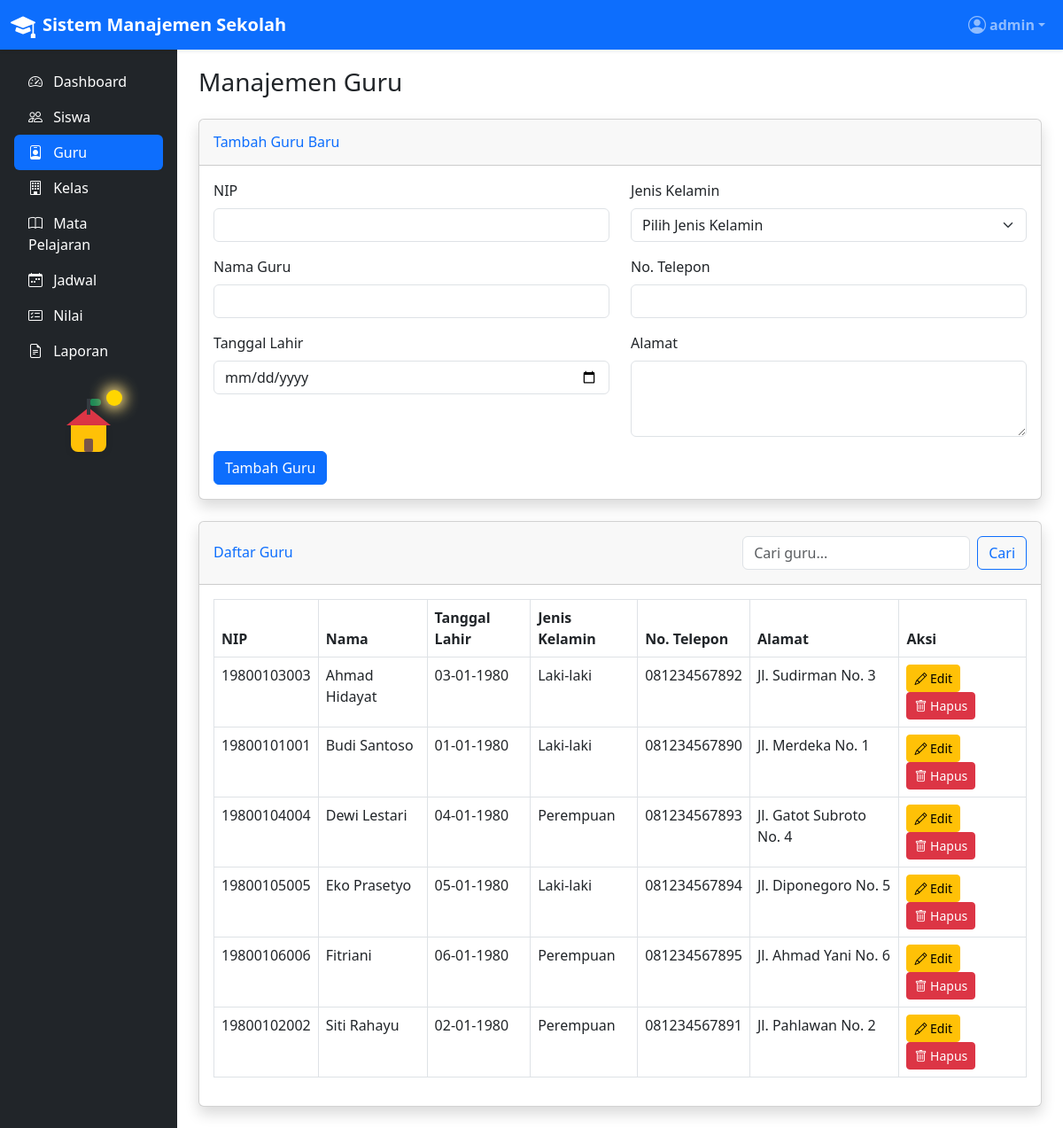
/admin/guru.php (signed in), run on the app's committed database.
### tables this page shows
CREATE TABLE `guru` (
  `id_guru` int NOT NULL,
  `nip` varchar(20) NOT NULL,
  `nama_guru` varchar(100) NOT NULL,
  `tanggal_lahir` date NOT NULL,
  `jenis_kelamin` enum('L','P') NOT NULL,
  `alamat` text NOT NULL,
  `no_telepon` varchar(15) NOT NULL
);

### admin/guru.php (the view, shortened to what this page needs)
<?php
require_once '../config/init.php';
$guru = [];
$page = isset($_GET['page']) ? (int)$_GET['page'] : 1;
$limit = 10;
$offset = ($page - 1) * $limit;
$search = isset($_GET['search']) ? sanitize($_GET['search']) : '';
try {
    if (!empty($search)) {
        $stmt = $conn->prepare("
            SELECT COUNT(*) FROM guru
            WHERE nip LIKE ? OR nama_guru LIKE ? OR no_telepon LIKE ?
        ");
        $stmt->execute(["%$search%", "%$search%", "%$search%"]);
    } else {
        $stmt = $conn->query("SELECT COUNT(*) FROM guru");
    }
    if (!empty($search)) {
        $stmt = $conn->prepare("
            SELECT * FROM guru
            WHERE nip LIKE ? OR nama_guru LIKE ? OR no_telepon LIKE ?
            ORDER BY nama_guru
            LIMIT ? OFFSET ?
        ");
        $stmt->bindValue(1, "%$search%", PDO::PARAM_STR);
        $stmt->bindValue(2, "%$search%", PDO::PARAM_STR);
        $stmt->bindValue(3, "%$search%", PDO::PARAM_STR);
        $stmt->bindValue(4, $limit, PDO::PARAM_INT);
        $stmt->bindValue(5, $offset, PDO::PARAM_INT);
        $stmt->execute();
    } else {
        $stmt = $conn->prepare("
            SELECT * FROM guru
            ORDER BY nama_guru
            LIMIT ? OFFSET ?
        ");
        $stmt->bindValue(1, $limit, PDO::PARAM_INT);
        $stmt->bindValue(2, $offset, PDO::PARAM_INT);
        $stmt->execute();
    }
    $teachers = $stmt->fetchAll();
} catch(PDOException $e) {
    $error = "Error: " . $e->getMessage();
}
include_once '../includes/header.php';
?>
<div class="container-fluid">
    <h1 class="h3 mb-4">Manajemen Guru</h1>
    <div class="card shadow mb-4">
        <div class="card-header py-3 d-flex justify-content-between align-items-center">
            <h6 class="m-0 font-weight-bold text-primary">
                <?php echo !empty($guru) ? 'Edit Guru' : 'Tambah Guru Baru'; ?>
            </h6>
        </div>
        <div class="card-body">
            <form method="POST" action="">
                <div class="row">
                    <div class="col-md-6">
                        <div class="mb-3">
                            <label for="nip" class="form-label">NIP</label>
                            <input type="text" class="form-control" id="nip" name="nip" value="<?php echo !empty($guru) ? $guru['nip'] : ''; ?>" required>
                        </div>
                        <div class="mb-3">
                            <label for="nama_guru" class="form-label">Nama Guru</label>
                            <input type="text" class="form-control" id="nama_guru" name="nama_guru" value="<?php echo !empty($guru) ? $guru['nama_guru'] : ''; ?>" required>
                        </div>
                        <div class="mb-3">
                            <label for="tanggal_lahir" class="form-label">Tanggal Lahir</label>
                            <input type="date" class="form-control" id="tanggal_lahir" name="tanggal_lahir" value="<?php echo !empty($guru) ? $guru['tanggal_lahir'] : ''; ?>" required>
                        </div>
                    </div>
                    <div class="col-md-6">
                        <div class="mb-3">
                            <label for="jenis_kelamin" class="form-label">Jenis Kelamin</label>
                            <select class="form-select" id="jenis_kelamin" name="jenis_kelamin" required>
                                <option value="">Pilih Jenis Kelamin</option>
                            </select>
                        </div>
                        <div class="mb-3">
                            <label for="no_telepon" class="form-label">No. Telepon</label>
                            <input type="text" class="form-control" id="no_telepon" name="no_telepon" value="<?php echo !empty($guru) ? $guru['no_telepon'] : ''; ?>" required>
                        </div>
                        <div class="mb-3">
                            <label for="alamat" class="form-label">Alamat</label>
                            <textarea class="form-control" id="alamat" name="alamat" rows="3" required><?php echo !empty($guru) ? $guru['alamat'] : ''; ?></textarea>
                        </div>
                    </div>
                </div>
                <div class="d-flex justify-content-between">
                    <button type="submit" class="btn btn-primary">
                        <?php echo !empty($guru) ? 'Update Guru' : 'Tambah Guru'; ?>
                    </button>
                </div>
            </form>
        </div>
    </div>
    <div class="card shadow mb-4">
        <div class="card-header py-3 d-flex justify-content-between align-items-center">
            <h6 class="m-0 font-weight-bold text-primary">Daftar Guru</h6>
            <form class="d-flex" method="GET" action="">
                <input class="form-control me-2" type="search" placeholder="Cari guru..." name="search" value="<?php echo $search; ?>">
                <button class="btn btn-outline-primary" type="submit">Cari</button>
            </form>
        </div>
        <div class="card-body">
            <div class="table-responsive">
                <table class="table table-bordered" width="100%" cellspacing="0">
                    <thead>
                        <tr>
                            <th>NIP</th>
                            <th>Nama</th>
                            <th>Tanggal Lahir</th>
                            <th>Jenis Kelamin</th>
                            <th>No. Telepon</th>
                            <th>Alamat</th>
                            <th>Aksi</th>
                        </tr>
                    </thead>
                    <tbody>
                        <?php if (empty($teachers)): ?>
                            <tr>
                                <td colspan="7" class="text-center">Tidak ada data guru</td>
                            </tr>
                        <?php else: ?>
                            <?php foreach ($teachers as $teacher): ?>
                                <tr>
                                    <td><?php echo $teacher['nip']; ?></td>
                                    <td><?php echo $teacher['nama_guru']; ?></td>
                                    <td><?php echo date('d-m-Y', strtotime($teacher['tanggal_lahir'])); ?></td>
                                    <td><?php echo ($teacher['jenis_kelamin'] === 'L') ? 'Laki-laki' : 'Perempuan'; ?></td>
                                    <td><?php echo $teacher['no_telepon']; ?></td>
                                    <td><?php echo $teacher['alamat']; ?></td>
                                    <td>
                                        <a href="guru.php?edit=<?php echo $teacher['id_guru']; ?>" class="btn btn-sm btn-warning">
                                            <i class="bi bi-pencil"></i> Edit
                                        </a>
                                        <a href="guru.php?delete=<?php echo $teacher['id_guru']; ?>" class="btn btn-sm btn-danger" onclick="return confirm('Apakah Anda yakin ingin menghapus guru ini?')">
                                            <i class="bi bi-trash"></i> Hapus
                                        </a>
                                    </td>
                                </tr>
                            <?php endforeach; ?>
                        <?php endif; ?>
                    </tbody>
                </table>
            </div>
        </div>
    </div>
</div>
<?php
include_once '../includes/footer.php';
?>

### includes/header.php (style rules this page uses)
body { padding-top: 56px; overflow-x: hidden; }

### data on the page
guru: nip "19800103003", nama_guru "Ahmad Hidayat", tanggal_lahir "03-01-1980", jenis_kelamin "Laki-laki", no_telepon "081234567892", alamat "Jl. Sudirman No. 3"
guru: nip "19800101001", nama_guru "Budi Santoso", tanggal_lahir "01-01-1980", jenis_kelamin "Laki-laki", no_telepon "081234567890", alamat "Jl. Merdeka No. 1"
guru: nip "19800104004", nama_guru "Dewi Lestari", tanggal_lahir "04-01-1980", jenis_kelamin "Perempuan", no_telepon "081234567893", alamat "Jl. Gatot Subroto No. 4"
guru: nip "19800105005", nama_guru "Eko Prasetyo", tanggal_lahir "05-01-1980", jenis_kelamin "Laki-laki", no_telepon "081234567894", alamat "Jl. Diponegoro No. 5"
guru: nip "19800106006", nama_guru "Fitriani", tanggal_lahir "06-01-1980", jenis_kelamin "Perempuan", no_telepon "081234567895", alamat "Jl. Ahmad Yani No. 6"
guru: nip "19800102002", nama_guru "Siti Rahayu", tanggal_lahir "02-01-1980", jenis_kelamin "Perempuan", no_telepon "081234567891", alamat "Jl. Pahlawan No. 2"

### other printed values
$_SESSION['username'] "admin"
